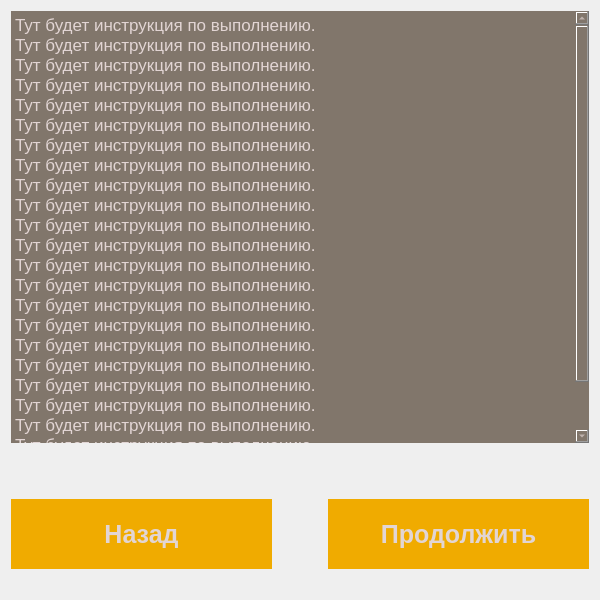
<?xml version="1.0" encoding="UTF-8"?>
<ui version="4.0">
 <class>Instruction</class>
 <widget class="QWidget" name="Instruction">
  <property name="geometry">
   <rect>
    <x>0</x>
    <y>0</y>
    <width>600</width>
    <height>600</height>
   </rect>
  </property>
  <property name="maximumSize">
   <size>
    <width>800</width>
    <height>800</height>
   </size>
  </property>
  <property name="windowTitle">
   <string>Form</string>
  </property>
  <layout class="QVBoxLayout" name="verticalLayout">
   <item>
    <widget class="QTextEdit" name="textEdit">
     <property name="minimumSize">
      <size>
       <width>0</width>
       <height>300</height>
      </size>
     </property>
     <property name="styleSheet">
      <string notr="true">color: rgb(226, 213, 212);
background-color: rgb(129, 118, 107);
border: 0px;
</string>
     </property>
     <property name="html">
      <string>&lt;!DOCTYPE HTML PUBLIC &quot;-//W3C//DTD HTML 4.0//EN&quot; &quot;http://www.w3.org/TR/REC-html40/strict.dtd&quot;&gt;
&lt;html&gt;&lt;head&gt;&lt;meta name=&quot;qrichtext&quot; content=&quot;1&quot; /&gt;&lt;style type=&quot;text/css&quot;&gt;
p, li { white-space: pre-wrap; }
&lt;/style&gt;&lt;/head&gt;&lt;body style=&quot; font-family:'.SF NS Text'; font-size:13pt; font-weight:400; font-style:normal;&quot;&gt;
&lt;p style=&quot; margin-top:0px; margin-bottom:0px; margin-left:0px; margin-right:0px; -qt-block-indent:0; text-indent:0px;&quot;&gt;Тут будет инструкция по выполнению.&lt;/p&gt;
&lt;p style=&quot; margin-top:0px; margin-bottom:0px; margin-left:0px; margin-right:0px; -qt-block-indent:0; text-indent:0px;&quot;&gt;Тут будет инструкция по выполнению.&lt;/p&gt;
&lt;p style=&quot; margin-top:0px; margin-bottom:0px; margin-left:0px; margin-right:0px; -qt-block-indent:0; text-indent:0px;&quot;&gt;Тут будет инструкция по выполнению.&lt;/p&gt;
&lt;p style=&quot; margin-top:0px; margin-bottom:0px; margin-left:0px; margin-right:0px; -qt-block-indent:0; text-indent:0px;&quot;&gt;Тут будет инструкция по выполнению.&lt;/p&gt;
&lt;p style=&quot; margin-top:0px; margin-bottom:0px; margin-left:0px; margin-right:0px; -qt-block-indent:0; text-indent:0px;&quot;&gt;Тут будет инструкция по выполнению.&lt;/p&gt;
&lt;p style=&quot; margin-top:0px; margin-bottom:0px; margin-left:0px; margin-right:0px; -qt-block-indent:0; text-indent:0px;&quot;&gt;Тут будет инструкция по выполнению.&lt;/p&gt;
&lt;p style=&quot; margin-top:0px; margin-bottom:0px; margin-left:0px; margin-right:0px; -qt-block-indent:0; text-indent:0px;&quot;&gt;Тут будет инструкция по выполнению.&lt;/p&gt;
&lt;p style=&quot; margin-top:0px; margin-bottom:0px; margin-left:0px; margin-right:0px; -qt-block-indent:0; text-indent:0px;&quot;&gt;Тут будет инструкция по выполнению.&lt;/p&gt;
&lt;p style=&quot; margin-top:0px; margin-bottom:0px; margin-left:0px; margin-right:0px; -qt-block-indent:0; text-indent:0px;&quot;&gt;Тут будет инструкция по выполнению.&lt;/p&gt;
&lt;p style=&quot; margin-top:0px; margin-bottom:0px; margin-left:0px; margin-right:0px; -qt-block-indent:0; text-indent:0px;&quot;&gt;Тут будет инструкция по выполнению.&lt;/p&gt;
&lt;p style=&quot; margin-top:0px; margin-bottom:0px; margin-left:0px; margin-right:0px; -qt-block-indent:0; text-indent:0px;&quot;&gt;Тут будет инструкция по выполнению.&lt;/p&gt;
&lt;p style=&quot; margin-top:0px; margin-bottom:0px; margin-left:0px; margin-right:0px; -qt-block-indent:0; text-indent:0px;&quot;&gt;Тут будет инструкция по выполнению.&lt;/p&gt;
&lt;p style=&quot; margin-top:0px; margin-bottom:0px; margin-left:0px; margin-right:0px; -qt-block-indent:0; text-indent:0px;&quot;&gt;Тут будет инструкция по выполнению.&lt;/p&gt;
&lt;p style=&quot; margin-top:0px; margin-bottom:0px; margin-left:0px; margin-right:0px; -qt-block-indent:0; text-indent:0px;&quot;&gt;Тут будет инструкция по выполнению.&lt;/p&gt;
&lt;p style=&quot; margin-top:0px; margin-bottom:0px; margin-left:0px; margin-right:0px; -qt-block-indent:0; text-indent:0px;&quot;&gt;Тут будет инструкция по выполнению.&lt;/p&gt;
&lt;p style=&quot; margin-top:0px; margin-bottom:0px; margin-left:0px; margin-right:0px; -qt-block-indent:0; text-indent:0px;&quot;&gt;Тут будет инструкция по выполнению.&lt;/p&gt;
&lt;p style=&quot; margin-top:0px; margin-bottom:0px; margin-left:0px; margin-right:0px; -qt-block-indent:0; text-indent:0px;&quot;&gt;Тут будет инструкция по выполнению.&lt;/p&gt;
&lt;p style=&quot; margin-top:0px; margin-bottom:0px; margin-left:0px; margin-right:0px; -qt-block-indent:0; text-indent:0px;&quot;&gt;Тут будет инструкция по выполнению.&lt;/p&gt;
&lt;p style=&quot; margin-top:0px; margin-bottom:0px; margin-left:0px; margin-right:0px; -qt-block-indent:0; text-indent:0px;&quot;&gt;Тут будет инструкция по выполнению.&lt;/p&gt;
&lt;p style=&quot; margin-top:0px; margin-bottom:0px; margin-left:0px; margin-right:0px; -qt-block-indent:0; text-indent:0px;&quot;&gt;Тут будет инструкция по выполнению.&lt;/p&gt;
&lt;p style=&quot; margin-top:0px; margin-bottom:0px; margin-left:0px; margin-right:0px; -qt-block-indent:0; text-indent:0px;&quot;&gt;Тут будет инструкция по выполнению.&lt;/p&gt;
&lt;p style=&quot; margin-top:0px; margin-bottom:0px; margin-left:0px; margin-right:0px; -qt-block-indent:0; text-indent:0px;&quot;&gt;Тут будет инструкция по выполнению.&lt;/p&gt;
&lt;p style=&quot; margin-top:0px; margin-bottom:0px; margin-left:0px; margin-right:0px; -qt-block-indent:0; text-indent:0px;&quot;&gt;Тут будет инструкция по выполнению.&lt;/p&gt;
&lt;p style=&quot; margin-top:0px; margin-bottom:0px; margin-left:0px; margin-right:0px; -qt-block-indent:0; text-indent:0px;&quot;&gt;Тут будет инструкция по выполнению.&lt;/p&gt;&lt;/body&gt;&lt;/html&gt;</string>
     </property>
    </widget>
   </item>
   <item>
    <spacer name="verticalSpacer">
     <property name="orientation">
      <enum>Qt::Vertical</enum>
     </property>
     <property name="sizeType">
      <enum>QSizePolicy::Preferred</enum>
     </property>
     <property name="sizeHint" stdset="0">
      <size>
       <width>20</width>
       <height>50</height>
      </size>
     </property>
    </spacer>
   </item>
   <item>
    <layout class="QHBoxLayout" name="horizontalLayout">
     <item>
      <widget class="QPushButton" name="backButton">
       <property name="sizePolicy">
        <sizepolicy hsizetype="Preferred" vsizetype="Preferred">
         <horstretch>0</horstretch>
         <verstretch>0</verstretch>
        </sizepolicy>
       </property>
       <property name="minimumSize">
        <size>
         <width>100</width>
         <height>70</height>
        </size>
       </property>
       <property name="styleSheet">
        <string notr="true">background-color:  rgb(240, 171, 0);
color: rgb(226, 213, 212);
font-size: 25px;
font-weight: 600;
border: 0px;</string>
       </property>
       <property name="text">
        <string>Назад</string>
       </property>
      </widget>
     </item>
     <item>
      <spacer name="horizontalSpacer">
       <property name="orientation">
        <enum>Qt::Horizontal</enum>
       </property>
       <property name="sizeType">
        <enum>QSizePolicy::Preferred</enum>
       </property>
       <property name="sizeHint" stdset="0">
        <size>
         <width>50</width>
         <height>20</height>
        </size>
       </property>
      </spacer>
     </item>
     <item>
      <widget class="QPushButton" name="nextButton">
       <property name="sizePolicy">
        <sizepolicy hsizetype="Preferred" vsizetype="Preferred">
         <horstretch>0</horstretch>
         <verstretch>0</verstretch>
        </sizepolicy>
       </property>
       <property name="minimumSize">
        <size>
         <width>100</width>
         <height>70</height>
        </size>
       </property>
       <property name="sizeIncrement">
        <size>
         <width>0</width>
         <height>0</height>
        </size>
       </property>
       <property name="styleSheet">
        <string notr="true">background-color:  rgb(240, 171, 0);
color: rgb(226, 213, 212);
font-size: 25px;
font-weight: 600;
border: 0px;</string>
       </property>
       <property name="text">
        <string>Продолжить</string>
       </property>
      </widget>
     </item>
    </layout>
   </item>
   <item>
    <spacer name="verticalSpacer_2">
     <property name="orientation">
      <enum>Qt::Vertical</enum>
     </property>
     <property name="sizeType">
      <enum>QSizePolicy::Preferred</enum>
     </property>
     <property name="sizeHint" stdset="0">
      <size>
       <width>20</width>
       <height>20</height>
      </size>
     </property>
    </spacer>
   </item>
  </layout>
 </widget>
 <resources/>
 <connections/>
</ui>
